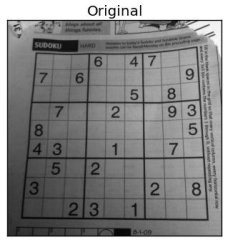
#> input picture datasets/sudoku.png, 225 x 243 px, found by its file name
$ python '7.sobel(hpf).py'   (older library calls are emulated)
#> lines starting #> are read from the running program, lines starting #| are printed output that depends on the picture
"""
Arithmetic with images
"""

# Import required packages:
from google.colab.patches import cv2_imshow
import numpy as np
import cv2


# Load the original image:
image = cv2.imread('sample_data/sudoku.png')
#> image is the input picture: shape (243, 225, 3); min 0, max 255, mean 132.1

# laplacian derivatives
laplacian = cv2.Laplacian(image, cv2.CV_64F)
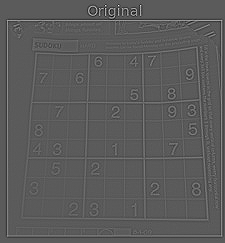
#> laplacian: shape (243, 225, 3) float64; min -392, max 704, mean 0; drawn with min black and max white
# joint Gausssian smoothing plus differentiation operation
# resistent to noise
# sobel derivatives
sobelx = cv2.Sobel(image, cv2.CV_64F, 1, 0, ksize=5)
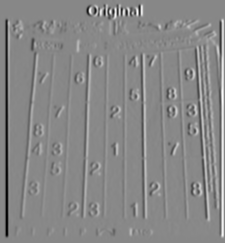
#> sobelx: shape (243, 225, 3) float64; min -10251, max 8995, mean -5.2; drawn with min black and max white
sobely = cv2.Sobel(image, cv2.CV_64F, 0, 1, ksize=5)
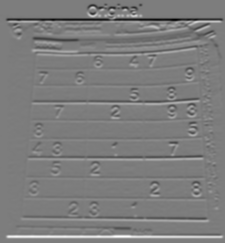
#> sobely: shape (243, 225, 3) float64; min -11446, max 11837, mean 0.3; drawn with min black and max white

cv2_imshow(image)
cv2_imshow(laplacian)
cv2_imshow(sobelx)
cv2_imshow(sobely)

$ run again, with datasets/beagle.png copied over datasets/sudoku.png
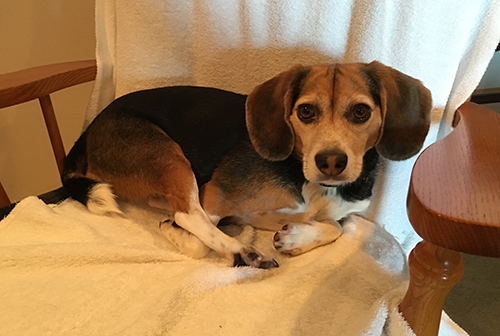
#> input picture datasets/beagle.png, 500 x 336 px, found by its file name
#> image is the input picture: shape (336, 500, 3); mean B, G, R 83, 120.9, 156.2
#> `sobelx = cv2.Sobel(image, cv2.CV_64F, 1, 0, ksize=5)`:
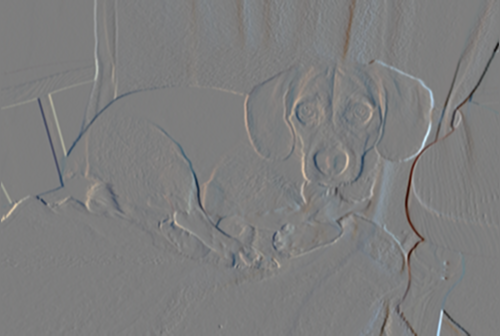
#> sobelx: shape (336, 500, 3) float64; mean B, G, R 1.5, -7.5, -14; drawn with min black and max white
#> `sobely = cv2.Sobel(image, cv2.CV_64F, 0, 1, ksize=5)`:
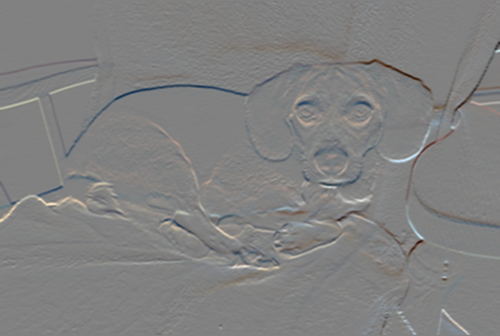
#> sobely: shape (336, 500, 3) float64; mean B, G, R -22.1, -7.3, 4.3; drawn with min black and max white

$ run again, with datasets/dog_backpack.png copied over datasets/sudoku.png
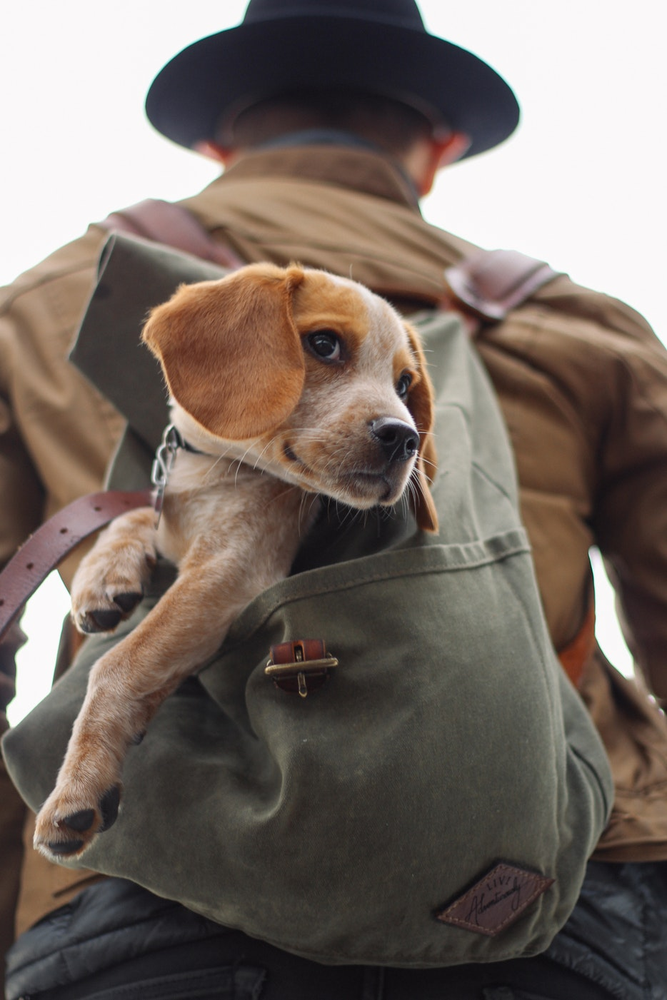
#> input picture datasets/dog_backpack.png, 667 x 1000 px, shrunk from 934 x 1401 before the run, found by its file name
#> image is the input picture: shape (1000, 667, 3); mean B, G, R 99.5, 106.7, 118.1
#> `sobelx = cv2.Sobel(image, cv2.CV_64F, 1, 0, ksize=5)`:
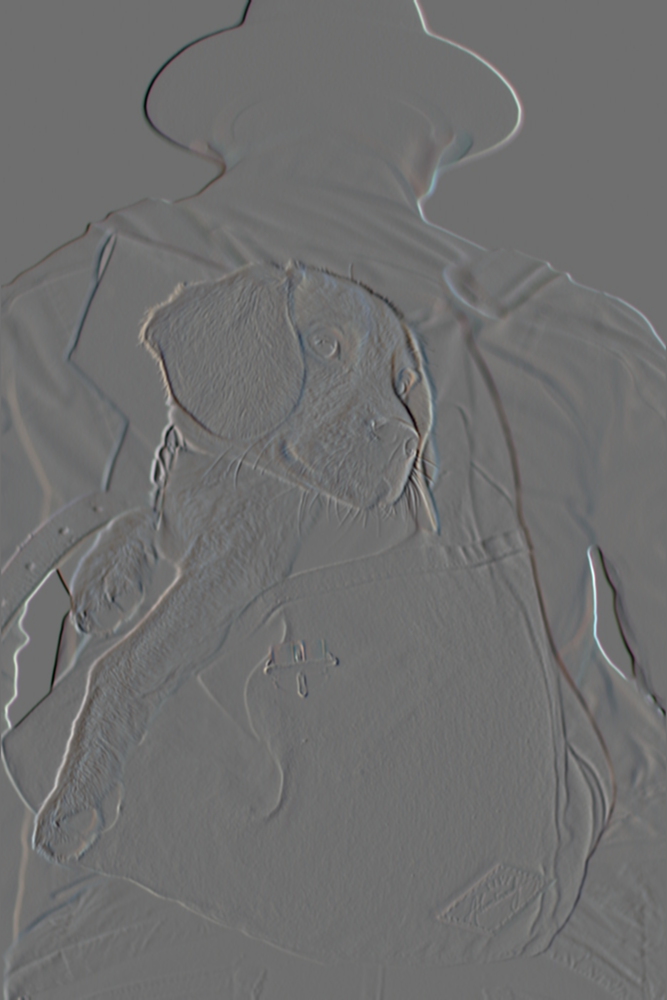
#> sobelx: shape (1000, 667, 3) float64; mean B, G, R 1.7, 1.9, 1.7; drawn with min black and max white
#> `sobely = cv2.Sobel(image, cv2.CV_64F, 0, 1, ksize=5)`:
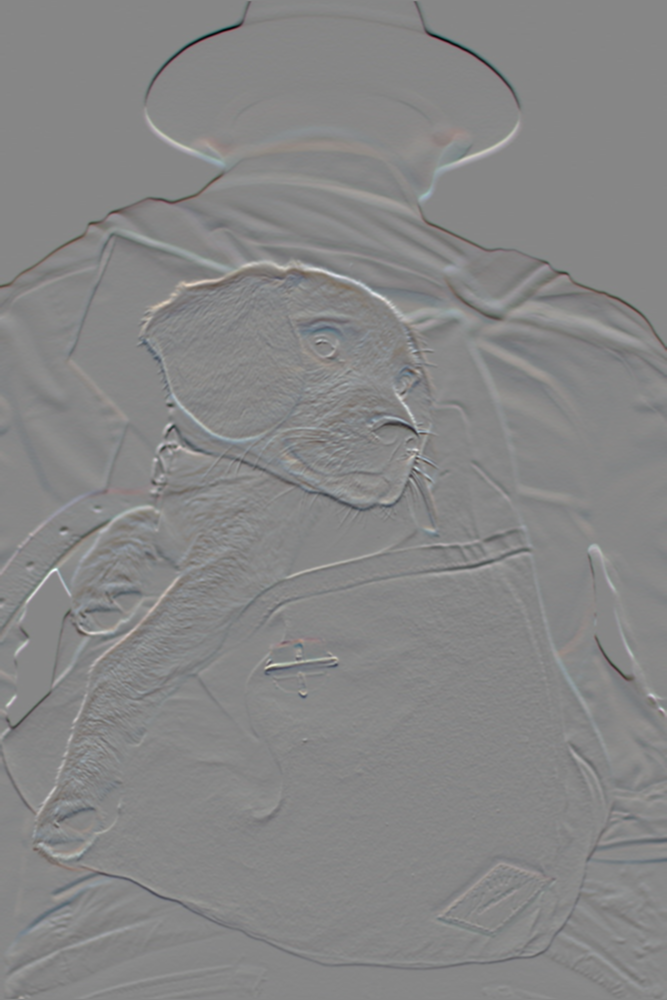
#> sobely: shape (1000, 667, 3) float64; mean B, G, R -21.2, -21.3, -21.2; drawn with min black and max white
